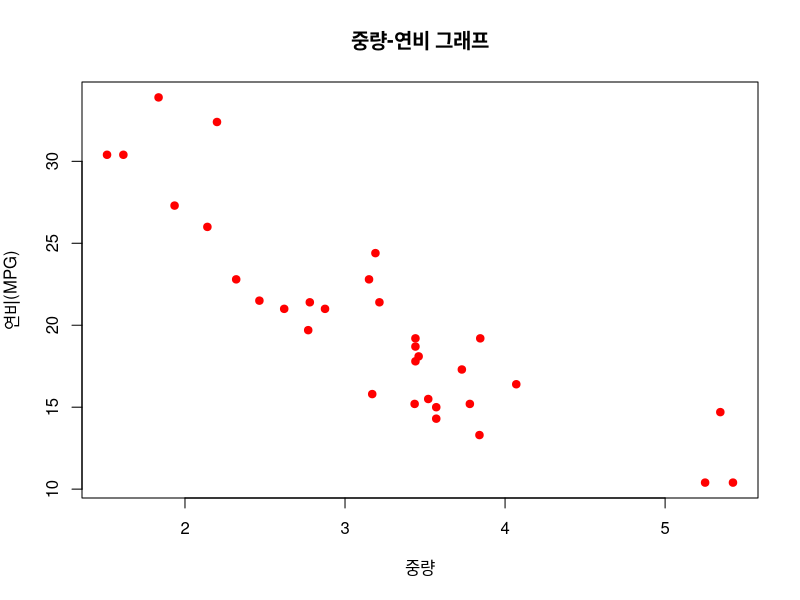
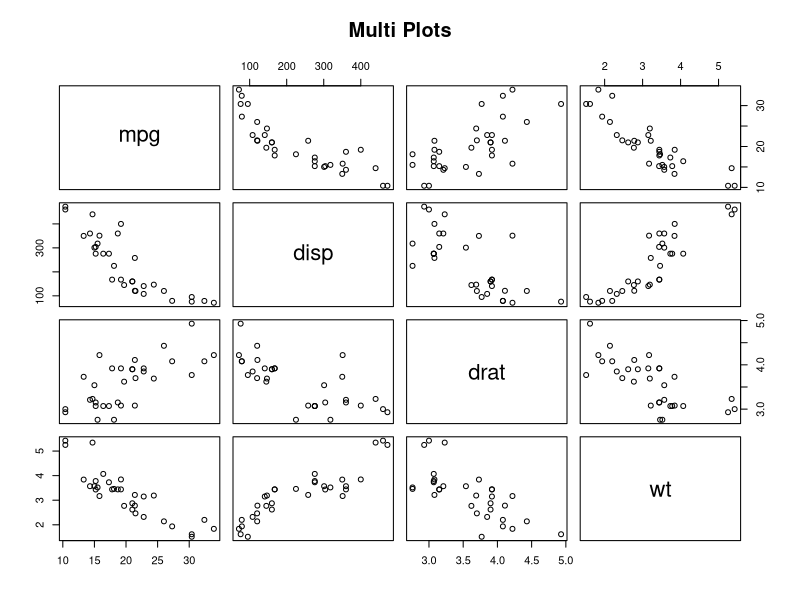
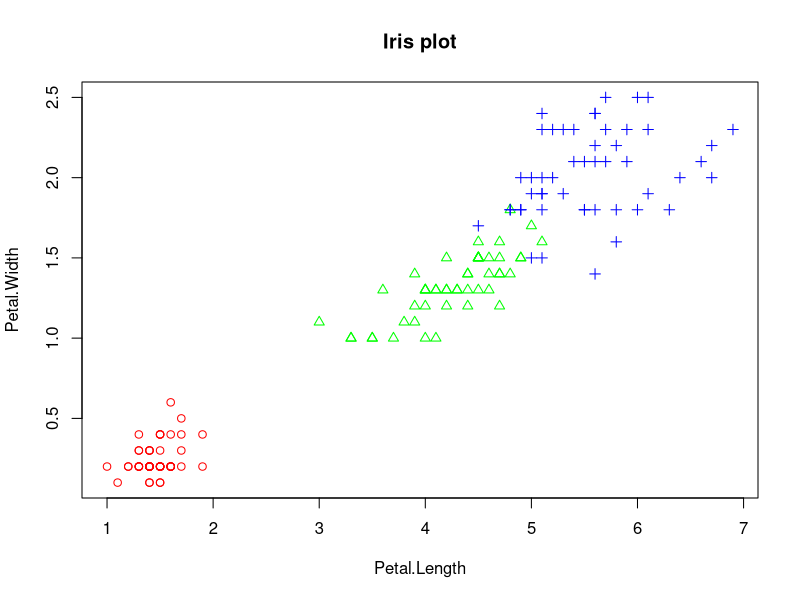
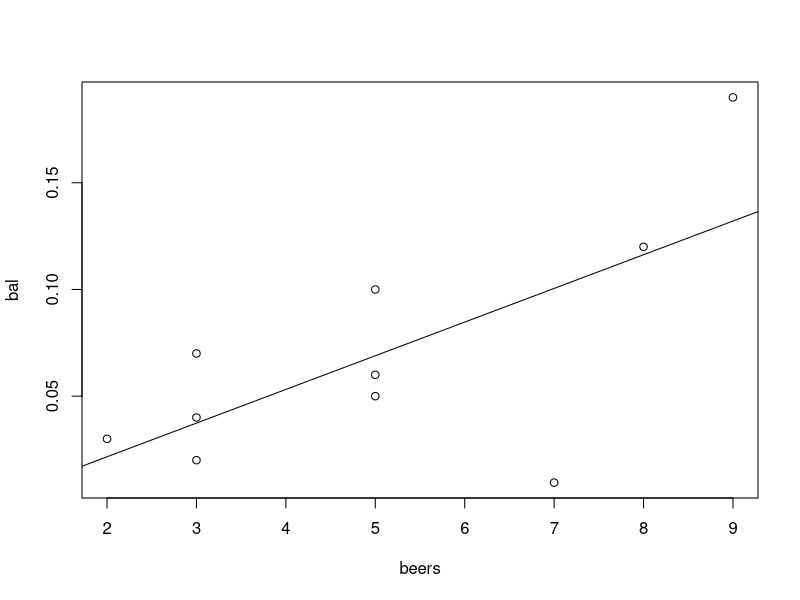
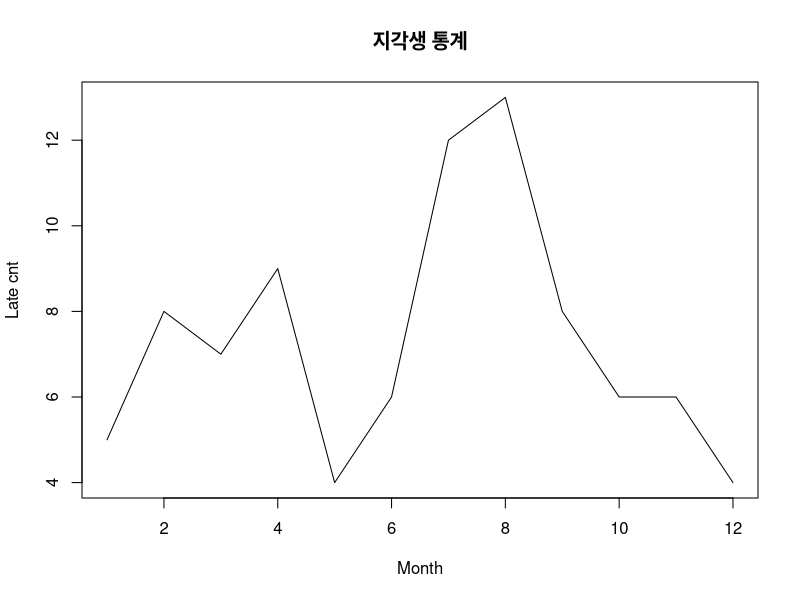
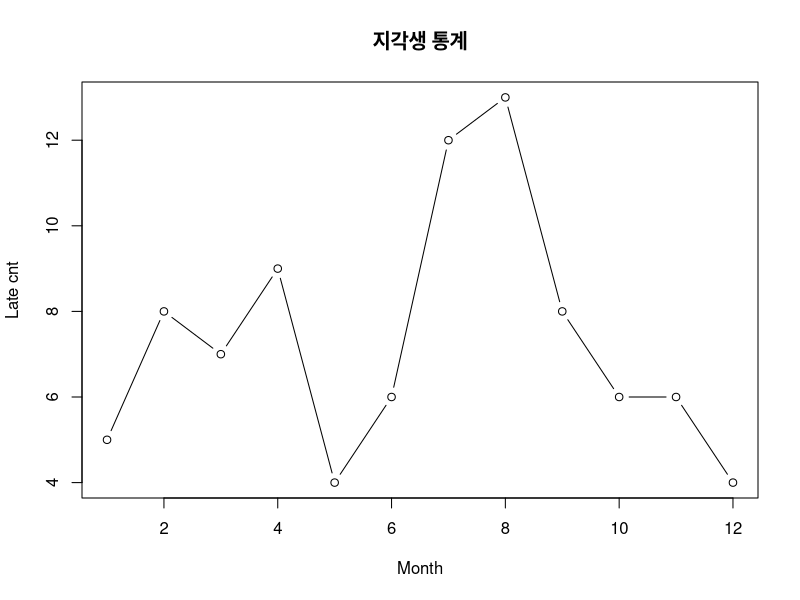
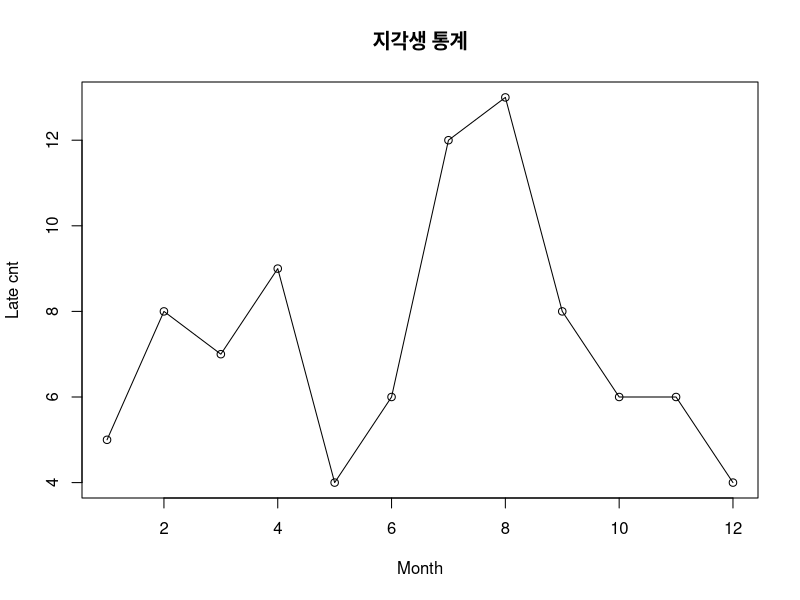
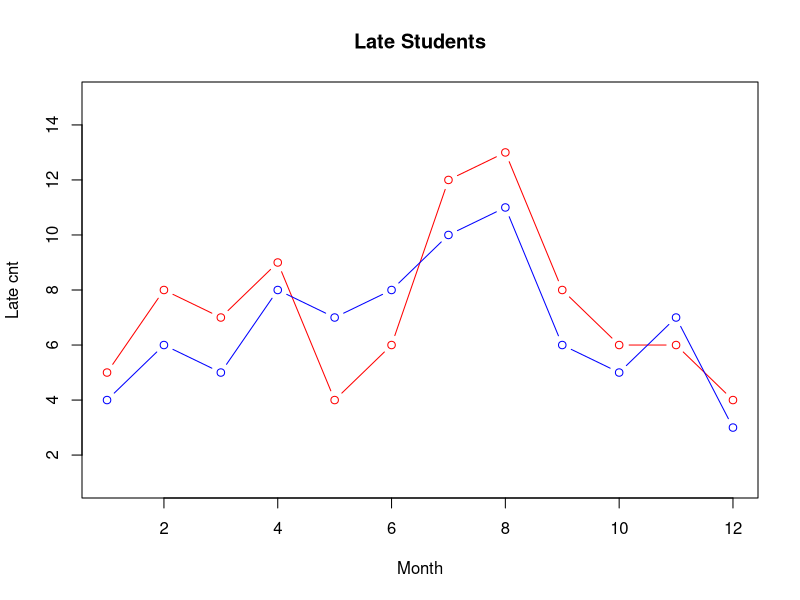

R code for these plots, in order:
#
# 다중변수 자료의 탐색
#
# 두 변수 사이의 산점도
# 산점도(scatter plot) - 2개의 변수로 구성된 자료의 분포를 알아보는 그래프
#                        관측값들의 분포를 통해 2개의 변수 사이의 관계를 파악할 수 있는 기법
#                        산점도는 관측값들의 분포를 보면서 두 변수 사이의 관련성을 확인하는 데 사용
wt <- mtcars$wt         # 중량 자료
mpg <- mtcars$mpg       # 연비 자료
plot( wt, mpg, main = "중량-연비 그래프",
      xlab = "중량", ylab = "연비(MPG)", 
      col = "red", pch = 19 )

# 여러 변수들 간의 산점도
  vars <- c( "mpg", "disp", "drat", "wt" )        # 대상 변수
  target <- mtcars[ , vars ]
  head( target )
  pairs( target, main = "Multi Plots" )

# 그룹 정보가 있는 두 변수의 산점도
#       두 개의 변수에 대한 산점도를 작성할 때 만일 그룹 정보를 알고 있다면
#       산점도 작성 시 각 그룹별 관측값들에 대해 서로 다른 색과 점의 모양으로 표시할 수 있다.
#       이렇게 작성된 산점도는 두 변수 간의 관계뿐만 아니라 그룹 간의 관계도 파악할 수 있어서 편리
iris.2 <- iris[ , 3:4 ]
point <- as.numeric( iris$Species )
point
color <- c( "red", "green", "blue" )
plot( iris.2, main = "Iris plot",
      pch = c( point ), col = color[ point ] )

# 상관분석 - 얼마나 선형성을 보이는지 수치상으로 나타낼 수 있는 방법
#            두 변수 x와 y 사이읭 선형성 정도를 측정하는 방법
#            상관계수는 선형성의 정도를 나타내는 척도(보통 r로 표기, 피어슨 상관계수 Pearson's correlation coefficient)
#            상관계수 성질
#            -1 <= r <= 1
#            r > 0 : 양의 상관계수( x가 증가하면 y도 증가 )
#            r < 0 : 음의 상관계수( x가 증가하면 y는 감소 )
#            r이 1이나 -1에 가까울수록 x, y의 상관성이 높다
#            상관계수값이 1이나 -1에 가까울수록 관측값들의 분포가 직선에 가까워지다는 것을 알 수 있다.
#            상관계수값이 0.5보다 크거나 -0.5보다 작으면 두 변수의 상관성이 높다고 판단할 수 있다.
beers <- c( 5, 2, 9, 8, 3, 7, 3, 5, 3, 5 )
bal <- c( 0.1, 0.03, 0.19, 0.12, 0.04, 0.0095, 0.07, 0.06, 0.02, 0.05 )
tbl <- data.frame( beers, bal )
tbl
plot( bal~beers, data = tbl )             # 산점도
res <- lm( bal~beers, data = tbl )        # 회귀식 도출(y = ax + b형태의 1차식)
abline( res )                             # 회귀선 그리기(회귀선 : 관측값의 추세를 가장 잘 나타낼 수 있는 선)
cor( beers, bal )                         # 상관계수 계산 

cor( iris[ , 1:4 ] )                      # 여러 변수에 대한 상관계수 계산

# 선 그래프
#       다중변수 자료의 변수 중 하나가 연월일과 같이 시간을 나타내는 값을 갖는 경우 X축을 시간출으로 하여
#       선 그래프를 그리면 시간의 변화에 따른 자료의 증감 추이를 쉽게 확인할 수 있다.
#       시간의 변화데 따라 자료를 수집한 경우 이를 시계열 자료(times series data)라 한다.
month <- 1:12
late <- c( 5, 8, 7, 9, 4, 6, 12, 13, 8, 6, 6, 4 )
plot( month, late, main = "지각생 통계",
      type = "l", lty = 1, lwd = 1,
      xlab = "Month", ylab = "Late cnt" )

plot( month, late, main = "지각생 통계",
      type = "b", lty = 1, lwd = 1,
      xlab = "Month", ylab = "Late cnt" )

plot( month, late, main = "지각생 통계",
      type = "o", lty = 1, lwd = 1,
      xlab = "Month", ylab = "Late cnt" )

# 복수의 선 그래프
late1 <- c( 5, 8, 7, 9, 4, 6, 12, 13, 8, 6, 6, 4 )
late2 <- c( 4, 6, 5, 8, 7, 8, 10, 11, 6, 5, 7, 3 )
plot( month, late1, main = "Late Students",
      type = "b", lty = 1, col = "red",
      xlab = "Month", ylab = "Late cnt", ylim = c( 1, 15 ) )
lines( month, late2, type = "b", col = "blue" )

#
# 자료 탐색 실습 - 탐색적 데이터 분석
#
# BostonHousing 데이터셋 이용( mlbench package )
#
# 1단계 : 분석 대상 데이터셋 준비
#
library( mlbench )
data( "BostonHousing" )
myds <- BostonHousing[ , c( "crim", "rm", "dis", "tax", "medv" ) ]

#
# 2단계 : grp 변수 추가
#
grp <- c()
for ( i in 1:nrow( myds ) ) {
  if ( myds$medv[ i ] >= 25.0 ) {
    grp[ i ] <- "H"
  } else if ( myds$medv[ i ] <= 17.0 ) {
    grp[ i ] <- "L"
  } else {
    grp[ i ] <- "M"
  }
}
grp <- factor( grp )                                # 문자 벡터를 팩터 타입으로 변환
grp <- factor( grp, levels = c( "H", "M", "L" ) )   # 레벨의 순서를 H, L, M -> H, M, L
myds <- data.frame( myds, grp )                     # myds에 grp 열 추가

#
# 3단계 : 데이터셋의 형태와 기본적인 내용 파악
#
str( myds )
head( myds )
table( myds$grp )                                   # 주택 가격 그룹별 분포

#
# 4단계 : 히스토그램에 의한 관측값의 분포 확인
#
#         관측값들의 분포가 종 모양의 정규분포가 아니면 분포에 대한 해석이 필요
par( mfrow = c( 2, 3 ) )                            # 2 X 3 가상화면 분할
for ( i in 1:5 ) {
  hist( myds[ , i ], main = colnames( myds )[ i ], col = "yellow" )
}
par( mfrow = c( 1, 1 ) )                            # 2 X 3 가상화면 분할 해제

#
# 5단계 : 상자그림에 의한 관측값의 분포 확인
#
par( mfrow = c( 2, 3 ) )                            # 2 X 3 가상화면 분할
for ( i in 1:5 ) {
  boxplot( myds[ , i ], main = colnames( myds )[ i ] )
}
par( mfrow = c( 1, 1 ) )                            # 2 X 3 가상화면 분할 해제

#
# 6단계 : 그룹별 관측값 분포의 확인
#
boxplot( myds$crim~myds$grp, main = "1인당 범죄율" )
boxplot( myds$rm~myds$grp, main = "방의 개수" )

#
# 7단계 : 다중 산점도를 통한 변수 간 상관 관계의 확인
#
pairs( myds[ , -6 ] )

#
# 8단계 : 그룹 정보를 포함한 변수 간 상관 관계의 확인
#
point <- as.integer( myds$grp )
color <- c( "red", "green", "blue" )
pairs( myds[ , -6 ], pch = point, col = color[ point ] )

#
# 9단계 : 변수 간 상관계수의 확인
#
cor( myds[ , -6 ] )
